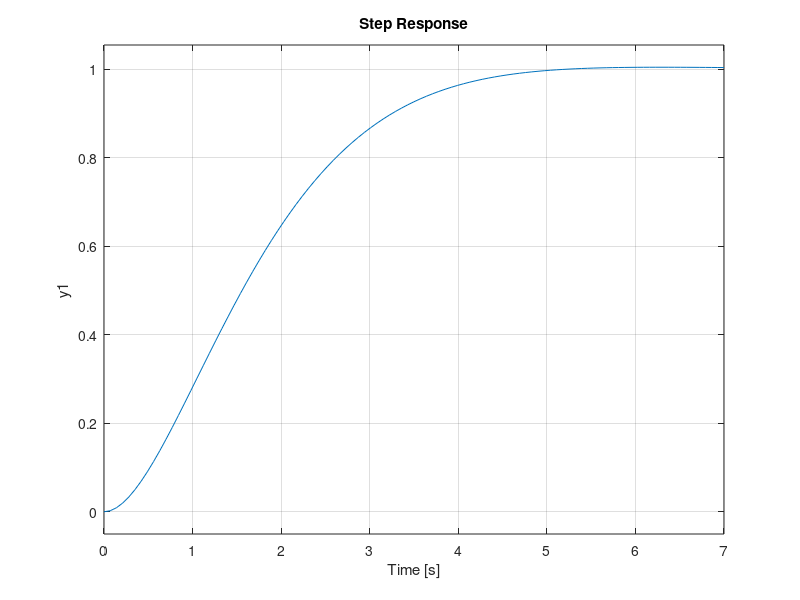
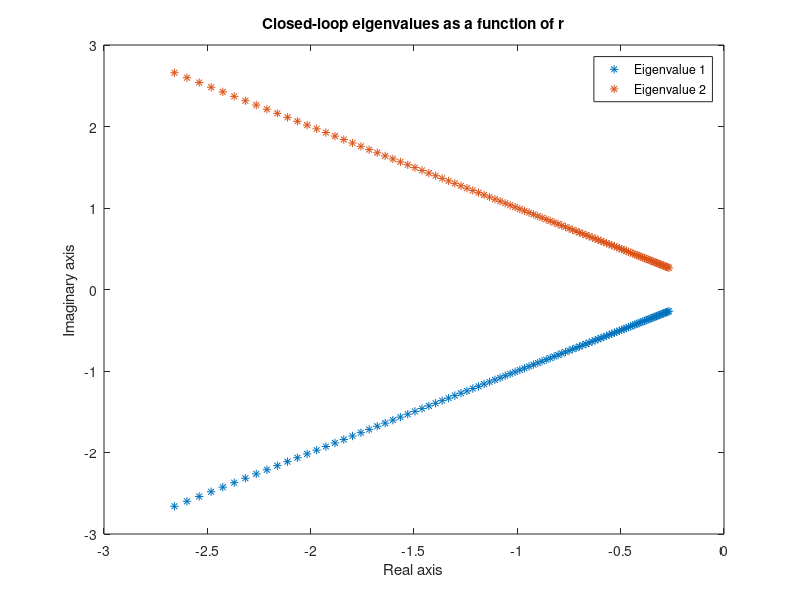

MATLAB code to generate these figures, in order:
%% *AAKASH DESHMANE
% ECEN 628 ASSIGNMENT AND TAKE HOME EXAM
% Full State Feedback
% EIGENVALUE VISUALIZATION
% Q 13.9

clc
clear
close all

% DEFINING PARAMETERS
r = 1;
A = [0 1; 0 0];
B = [0; 1];
C = [1 0];
D = 0;
Q = [1 0; 0 r];
R = 1;

[P, ~, ~] = care(A,B,Q,R)

% SOLVING LQR AND DEFINING EIGENVALUES
k = lqr(A,B,Q,R)

step(ss(A-B*k,B,C,D))

eig(A - B*k)

% PLOT CLOSED LOOP EIGENVALUES AS A FUNCTION OF R
r_vector = logspace(-2,2,101);
eigenvector = zeros(length(r_vector), 2);
for i = 1:length(r_vector)
    r = r_vector(i);
    Q = [1 0; 0 0];
    R = r/2;
    [K,~,~] = lqr(A,B,Q,R);

    eigenvector(i,:) = eig(A - B*K)';
end

% PLOTTING
figure;
plot(real(eigenvector(:,1)), imag(eigenvector(:,1)), '*', real(eigenvector(:,2)), imag(eigenvector(:,2)), '*');
xlabel('Real axis');
ylabel('Imaginary axis');
title('Closed-loop eigenvalues as a function of r');
legend('Eigenvalue 1', 'Eigenvalue 2');
